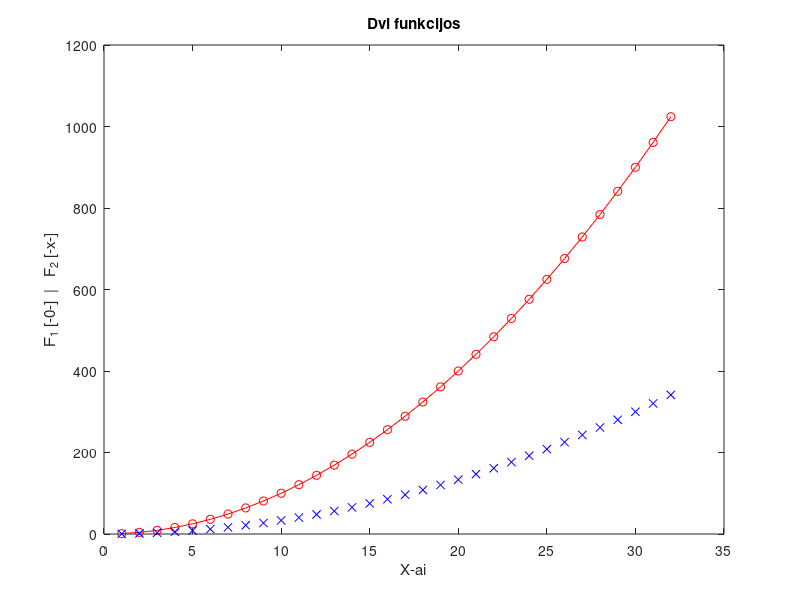

The MATLAB source for this figure:
%Riya Dakshesh Modi, EDIfu25/1, 11/09/2026

% Paprastas skriptas

x = 1:32;
y = x.^2;

plot(x, y, 'o-r', x, y/3, 'xb')
title('Dvi funkcijos')
xlabel('X-ai')
ylabel('F_1 [-0-]  |   F_2 [-x-]')
